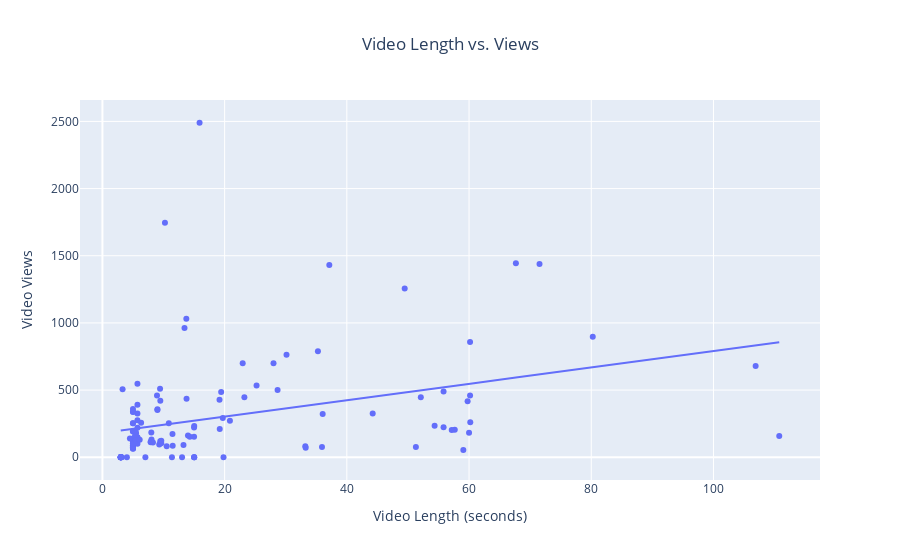

Notebook code cell kept with this figure:
### Markdown cell above
This chart shows the relationship between video length, in seconds, with the views a video recives. While there is certainly an upward trend, futher data would need to be collected in order to prove that this data is applicable and reliable. From the looks of this chart, a reel between 20 and 40 seconds seemlingly leads a higher discoverability rate.

### Code cell
import pandas as pd
import plotly.express as px

# Define the dataset file path
file_path = 'Downloads/dataset_instagram-scraper_2025-03-25_16-31-50-146.csv'

# Load the Instagram data into a DataFrame
instagram_data = pd.read_csv(file_path)

# Check for required columns
required_columns = {'videoDuration', 'videoViewCount'}
if required_columns.issubset(instagram_data.columns):
    # Ensure relevant columns are strictly numeric
    instagram_data['videoDuration'] = pd.to_numeric(instagram_data['videoDuration'], errors='coerce')
    instagram_data['videoViewCount'] = pd.to_numeric(instagram_data['videoViewCount'], errors='coerce')

    # Drop rows with missing or invalid data
    filtered_data = instagram_data.dropna(subset=['videoDuration', 'videoViewCount'])

    # Create scatter plot with Plotly
    fig = px.scatter(
        filtered_data,
        x='videoDuration',
        y='videoViewCount',
        labels={"videoDuration": "Video Length (seconds)", "videoViewCount": "Video Views"},
        title="Video Length vs. Views",
        trendline="ols"  # Add a trendline to show the correlation
    )

    # Customize the layout for clarity
    fig.update_layout(
        xaxis_title="Video Length (seconds)",
        yaxis_title="Video Views",
        title_x=0.5  # Center the title
    )

    # Show the plot
    fig.show()
else:
    print("The dataset does not contain the required columns ('videoDuration', 'videoViewCount'). Please check the column names.")

### Figure 1 — Plotly figure (JSON) as saved in the notebook; plotly's stock layout.template omitted (floating-point values rounded to 4 significant figures)
{"data": [{"hovertemplate": "Video Length (seconds)=%{x}<br>Video Views=%{y}<extra></extra>", "legendgroup": "", "marker": {"color": "#636efa", "symbol": "circle"}, "mode": "markers", "name": "", "orientation": "v", "showlegend": false, "type": "scatter", "x": [67.67, 5, 5, 5, 110.8, 5, 5, 71.53, 30.13, 52.11, 9.466, 6.333, 5.733, 15.02, 106.9, 10.52, 5.733, 5.733, 5.733, 23.23, 8, 5.502, 54.37, 5.039, 28.67, 5, 5.5, 5, 80.25, 15, 11.5, 15.9, 19.2, 5.733, 5.733, 5, 5, 5, 9.433, 5, 5, 5, 5, 5.733, 5, 5, 5.733, 9.3, 5, 7.9, 8.033, 9.633, 13.27, 9.633, 15, 4.5, 13.77, 5, 5, 8.933, 5, 7.9, 5, 14, 14.3, 9, 5.466, 11.47, 5.333, 9, 5.466, 60.17, 5, 9.474, 25.22, 49.47, 35.27, 44.23, 19.43, 28, 13.73, 10.87, 8.266, 20.87, 36.05, 6.1, 10.23, 37.13, 22.96, 19.17, 13.43, 55.83, 55.83, 19.7, 59.07, 33.2, 33.27, 51.3, 35.93, 60, 60.2, 57.67, 3.3, 59.77, 57.17, 60.17, 13.03, 7.033, 3, 3, 3.003, 3, 3.003, 19.82, 3.003, 3.003, 3.003, 3.169, 3.003, 4.004, 3.003, 15.02, 15.02, 11.38, 15.02], "xaxis": "x", "y": [1445, 66, 113, 88, 159, 63, 128, 1439, 763, 447, 120, 256, 390, 233, 680, 81, 148, 548, 326, 447, 184, 145, 234, 139, 501, 194, 176, 254, 897, 152, 85, 2490, 211, 145, 220, 102, 86, 81, 510, 86, 339, 74, 68, 275, 90, 336, 101, 95, 105, 116, 132, 105, 92, 123, 222, 140, 436, 253, 192, 460, 75, 111, 101, 162, 152, 351, 186, 174, 159, 357, 126, 858, 359, 421, 534, 1256, 789, 325, 485, 699, 1031, 253, 110, 272, 322, 131, 1746, 1431, 700, 428, 963, 490, 224, 292, 54, 81, 71, 77, 77, 182, 261, 205, 507, 417, 203, 459, 0, 0, 0, 0, 0, 0, 0, 0, 0, 0, 0, 0, 0, 0, 0, 0, 0, 0, 0], "yaxis": "y"}, {"hovertemplate": "<b>OLS trendline</b><br>videoViewCount = 6.09475 * videoDuration + 180.725<br>R<sup>2</sup>=0.123026<br><br>Video Length (seconds)=%{x}<br>Video Views=%{y} <b>(trend)</b><extra></extra>", "legendgroup": "", "marker": {"color": "#636efa", "symbol": "circle"}, "mode": "lines", "name": "", "showlegend": false, "type": "scatter", "x": [3, 3, 3, 3.003, 3.003, 3.003, 3.003, 3.003, 3.003, 3.003, 3.169, 3.3, 4.004, 4.5, 5, 5, 5, 5, 5, 5, 5, 5, 5, 5, 5, 5, 5, 5, 5, 5, 5, 5, 5, 5, 5, 5, 5.039, 5.333, 5.466, 5.466, 5.5, 5.502, 5.733, 5.733, 5.733, 5.733, 5.733, 5.733, 5.733, 5.733, 6.1, 6.333, 7.033, 7.9, 7.9, 8, 8.033, 8.266, 8.933, 9, 9, 9.3, 9.433, 9.466, 9.474, 9.633, 9.633, 10.23, 10.52, 10.87, 11.38, 11.47, 11.5, 13.03, 13.27, 13.43, 13.73, 13.77, 14, 14.3, 15, 15, 15.02, 15.02, 15.02, 15.02, 15.9, 19.17, 19.2, 19.43, 19.7, 19.82, 20.87, 22.96, 23.23, 25.22, 28, 28.67, 30.13, 33.2, 33.27, 35.27, 35.93, 36.05, 37.13, 44.23, 49.47, 51.3, 52.11, 54.37, 55.83, 55.83, 57.17, 57.67, 59.07, 59.77, 60, 60.17, 60.17, 60.2, 67.67, 71.53, 80.25, 106.9, 110.8], "xaxis": "x", "y": [199.0, 199.0, 199.0, 199.0, 199.0, 199.0, 199.0, 199.0, 199.0, 199.0, 200.0, 200.8, 205.1, 208.2, 211.2, 211.2, 211.2, 211.2, 211.2, 211.2, 211.2, 211.2, 211.2, 211.2, 211.2, 211.2, 211.2, 211.2, 211.2, 211.2, 211.2, 211.2, 211.2, 211.2, 211.2, 211.2, 211.4, 213.2, 214.0, 214.0, 214.2, 214.3, 215.7, 215.7, 215.7, 215.7, 215.7, 215.7, 215.7, 215.7, 217.9, 219.3, 223.6, 228.9, 228.9, 229.5, 229.7, 231.1, 235.2, 235.6, 235.6, 237.4, 238.2, 238.4, 238.5, 239.4, 239.4, 243.1, 244.8, 247.0, 250.1, 250.6, 250.8, 260.2, 261.6, 262.6, 264.4, 264.6, 266.1, 267.9, 272.1, 272.1, 272.2, 272.2, 272.2, 272.3, 277.6, 297.5, 297.7, 299.2, 300.8, 301.5, 307.9, 320.6, 322.3, 334.5, 351.4, 355.4, 364.4, 383.1, 383.5, 395.7, 399.7, 400.4, 407.0, 450.3, 482.2, 493.4, 498.3, 512.1, 521.0, 521.0, 529.1, 532.2, 540.7, 545.0, 546.4, 547.4, 547.4, 547.6, 593.1, 616.7, 669.8, 832.3, 855.8], "yaxis": "y"}], "layout": {"autosize": true, "legend": {"tracegroupgap": 0}, "title": {"text": "Video Length vs. Views", "x": 0.5}, "xaxis": {"anchor": "y", "autorange": true, "domain": [0, 1], "range": [-3.512, 117.3], "title": {"text": "Video Length (seconds)"}, "type": "linear"}, "yaxis": {"anchor": "x", "autorange": true, "domain": [0, 1], "range": [-205.5, 2695.0], "title": {"text": "Video Views"}, "type": "linear"}}}
